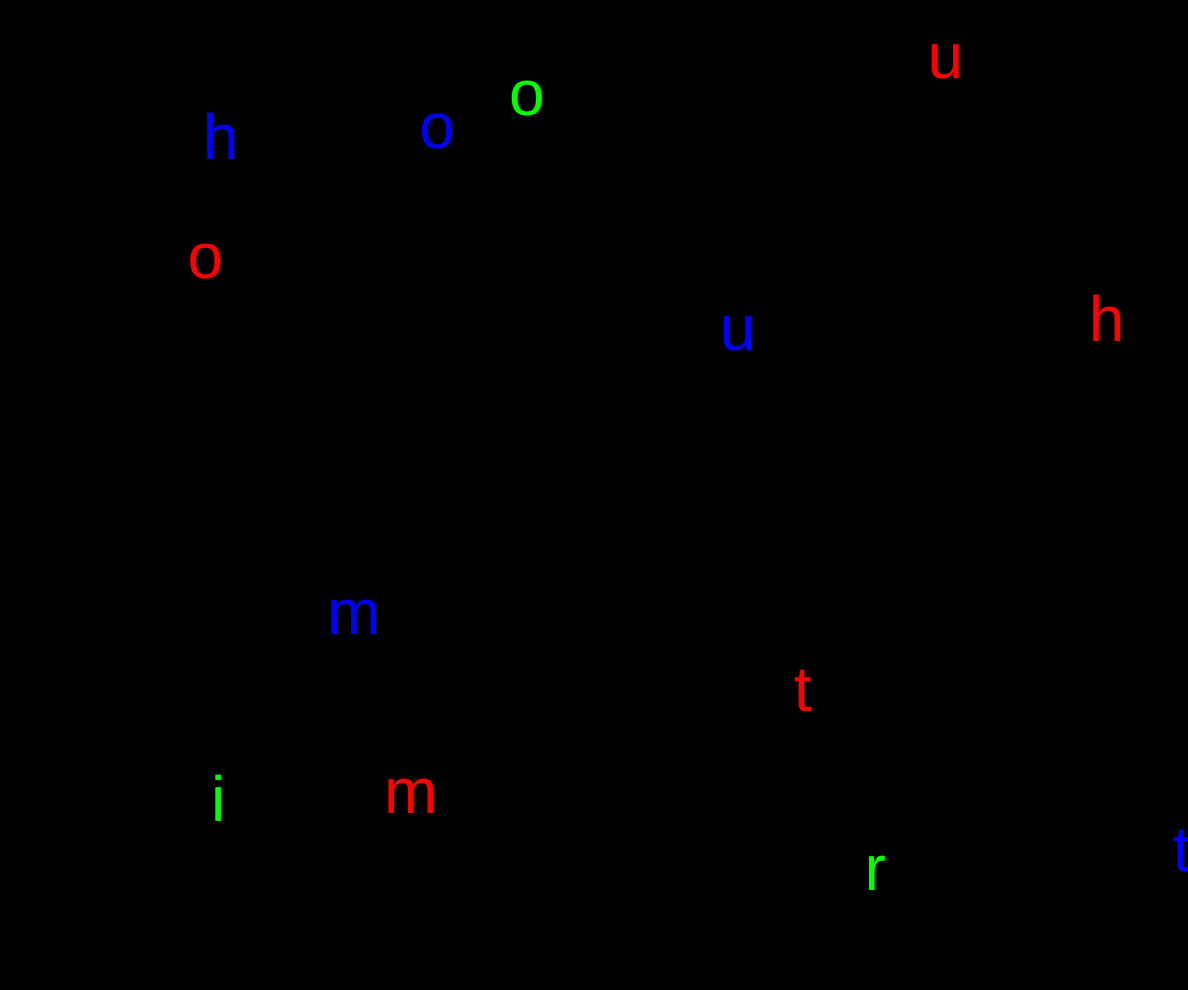
Frame 1 (no input)
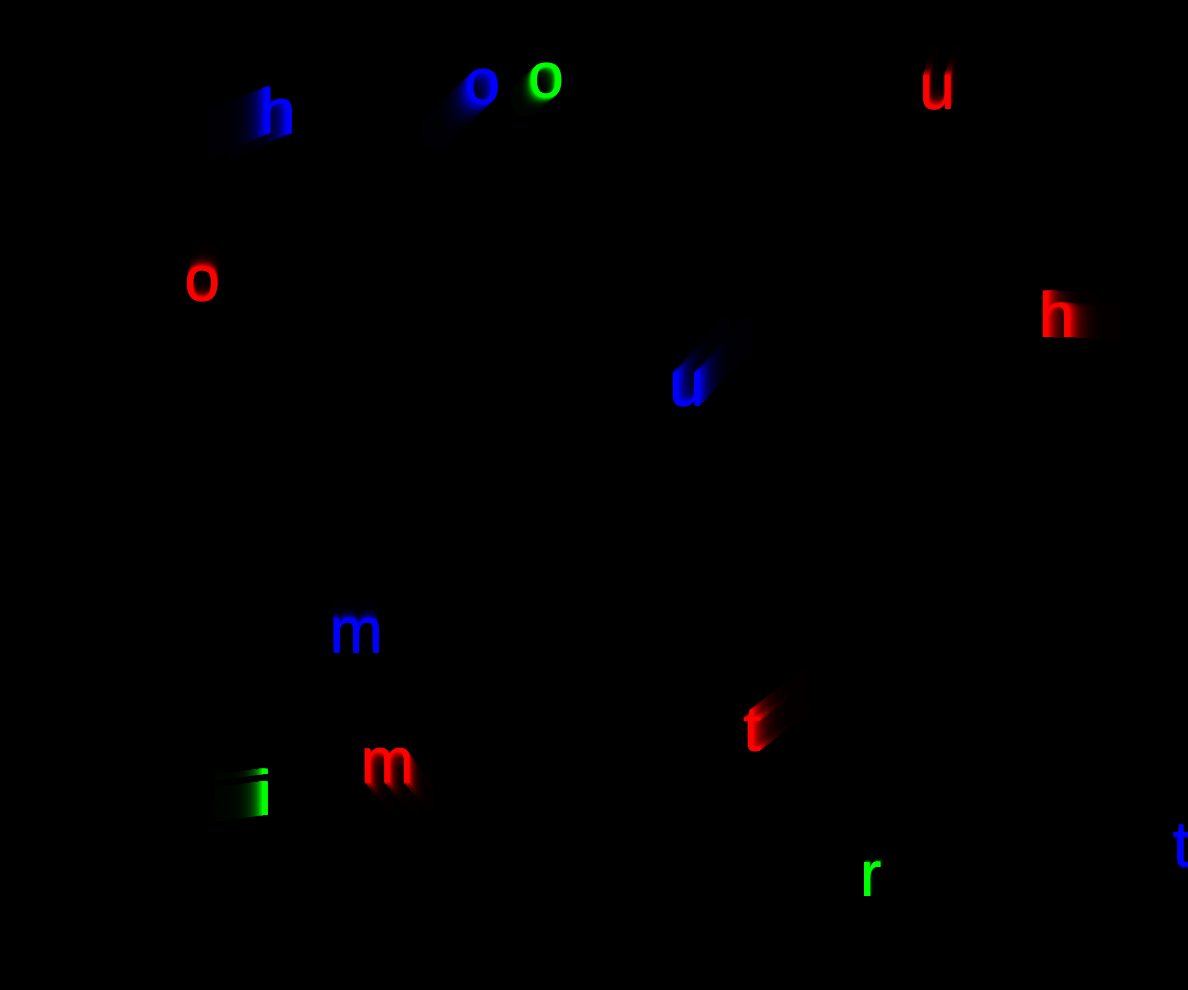
Frame 60 (no input)
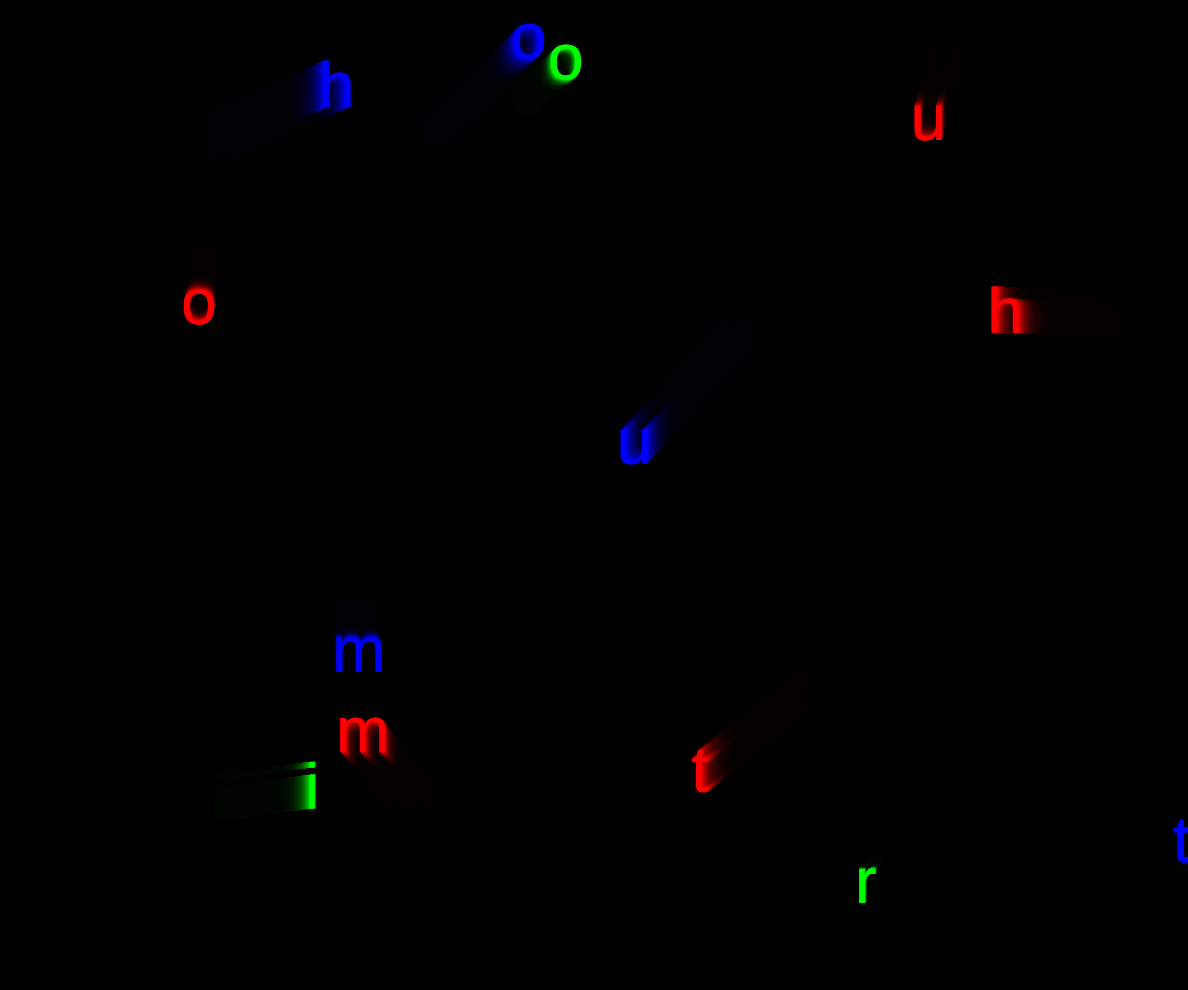
Frame 120 (the mouse pressed at the canvas centre since frame 60)

The p5.js sketch that drew these frames (run headless with seeded random() and noise() and a simulated clock; from frame 60 on, the mouse is pressed at the canvas centre):

// p5.js sketch
// ── sketch.js
let inputWords;
let particles = [];
let questionColorIndex;
let questionAsked = false;
let feedback = '';

function generateRandomSentences(numSentences, wordList) {
  let sentences = [];
  for (let i = 0; i < numSentences; i++) {
    let sentenceLength = 3;
    let sentence = [];
    for (let j = 0; j < sentenceLength; j++) {
      sentence.push(wordList[Math.floor(random(wordList.length))]);
    }
    sentences.push(sentence.join(' '));
  }
  return sentences.join(' ');
}

function setup() {
  createCanvas(windowWidth/1.01, windowHeight/1.01);
  background(0);
  textSize(64);
  textAlign(CENTER, CENTER);

  let wordList = ['acai', 'tongue', 'rio', 'saopaulo', 'beach', 'sex', 'love', 'pedro', 'stef', 'mouth', 'smell', 'fish', 'beauty'];
  let randomSentences = generateRandomSentences(1, wordList);
  inputWords = randomSentences.split(' ');

  let hueStep = 360 / inputWords.length;
  for (let index = 0; index < inputWords.length; index++) {
    let word = inputWords[index];
    let wordColor = color('hsl(' + (index * hueStep) % 360 + ', 100%, 50%)');

    for (let i = 0; i < word.length; i++) {
      particles.push(new Particle(word[i], wordColor));
    }
  }

  // After 10 seconds, ask the user to guess the word
  setTimeout(() => {
    questionColorIndex = Math.floor(random(inputWords.length));
    let questionColor = color('hsl(' + (questionColorIndex * hueStep) % 360 + ', 100%, 50%)');
    let colorDisplay = document.getElementById("color-display");
    colorDisplay.style.backgroundColor = questionColor.toString("#rrggbb");

    let colorModal = document.getElementById("color-modal");
    colorModal.style.display = "block";

    let submitGuess = document.getElementById("submit-guess");
    submitGuess.addEventListener("click", () => {
      let wordGuess = document.getElementById("word-guess");
      if (wordGuess.value === inputWords[questionColorIndex]) {
        feedback = 'Correct!';
      } else {
        feedback = 'Incorrect!';
      }
      colorModal.style.display = "none";
      questionAsked = true;
    });
  }, 10000);
}

function draw() {
  if (!inputWords) {
    return;
  }

  background(0, 25);

  for (let particle of particles) {
    particle.update();
    particle.display();
  }

  // Display feedback
  if (questionAsked) {
    textSize(32);
    fill(255);
    text(feedback, width / 2, height / 2 - 40);

    // Display the whole sentence with original colors
    textSize(24);
    let sentence = inputWords.join(" ");
    let sentenceWidth = textWidth(sentence);
    let sentencePosX = (width - sentenceWidth) / 2;

    for (let i = 0, wordStart = sentencePosX; i < inputWords.length; i++) {
      let wordColor = color('hsl(' + (i * 360 / inputWords.length) % 360 + ', 100%, 50%)');
      fill(wordColor);
      text(inputWords[i], wordStart, height / 2);
      wordStart += textWidth(inputWords[i] + " ");
    }
  }
}





class Particle {
  constructor(char, wordColor) {
    this.char = char;
    this.wordColor = wordColor;
    this.pos = createVector(random(width), random(height));
    this.vel = createVector(random(-1, 1), random(-1, 1));
    this.acc = createVector();
  }

  update() {
    this.pos.add(this.vel);
    this.vel.add(this.acc);
    this.acc.mult(0);

    let margin = 40;

    if (this.pos.x < margin || this.pos.x > width - margin) {
      this.vel.x *= -1;
    }

    if (this.pos.y < margin || this.pos.y > height - margin) {
      this.vel.y *= -1;
    }
  }

  display() {
    fill(this.wordColor);
    text(this.char, this.pos.x, this.pos.y);
  }
}
